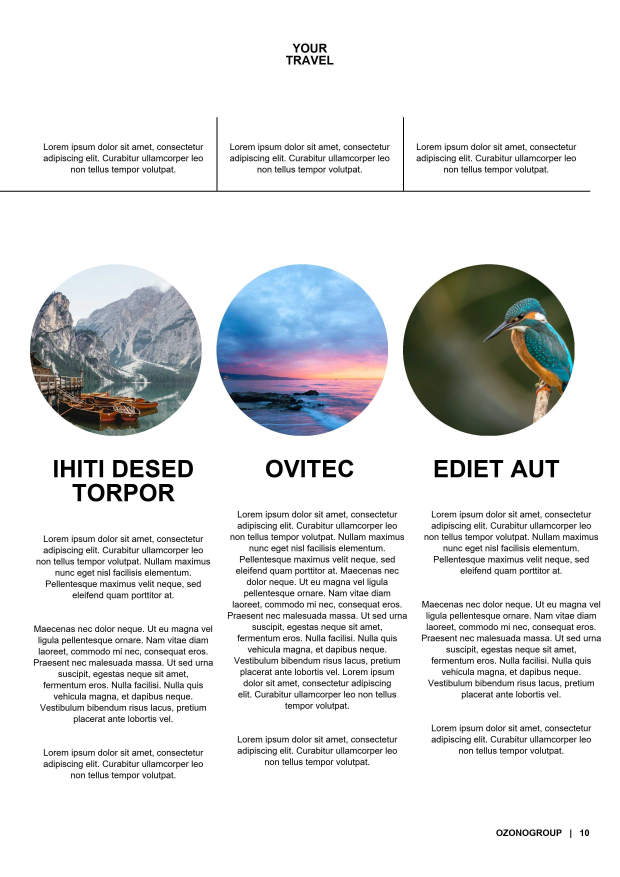
#> input picture admin/magazine-python/exports/page-10.jpg, 2480 x 3508 px, given in place of 0000.jpg, which was not available (shown at 1/4 size)
$ python main.py
#> lines starting #> are read from the running program, lines starting #| are printed output that depends on the picture; pictures that were not available may be replaced by others from this repository, and a replacement may not be noted
#> `img = Image.new("RGB", (a4_w, a4_h), "white")`: img: PIL image 2480x3508 RGB; every value is 255
from PIL import Image, ImageDraw, ImageFont, ImageOps
import textwrap
import os

TEXT_SIZE = 36
WORDS_SPACING = 42
TEXT_LINE_SPACING = 1.25
TEXT_FONT = 'times.ttf'
TEXT_FONT = 'arial.ttf'


def file_read(filepath):
    with open(filepath, 'a', encoding='utf-8') as f: pass
    with open(filepath, 'r', encoding='utf-8') as f:
        text = f.read()
    return text


def img_resize(image_path_in, image_path_out, w, h, quality=100):
#> called with image_path_in = 'page-8/0000.jpg', image_path_out = 'page-8/0000-resized.jpg', w = 1492, h = 3508, quality = 90
    img = Image.open(image_path_in)
#> img is the input picture: PIL image 2480x3508 RGB; mean R, G, B 225.9, 227.2, 228

    start_size = img.size
#> start_size = (2480, 3508)
    end_size = (w, h)

    if start_size[0] / end_size [0] < start_size[1] / end_size [1]:
        ratio = start_size[0] / end_size[0]
        new_end_size = (int(end_size[0]), int(start_size[1] / ratio))
    else:
        ratio = start_size[1] / end_size[1]
#> ratio = 1
        new_end_size = (int(start_size[0] / ratio), int(end_size[1]))
#> new_end_size = (2480, 3508)

    img = img.resize(new_end_size, Image.Resampling.LANCZOS)

    w_crop = new_end_size[0] - end_size[0]
#> w_crop = 988
    h_crop = new_end_size[1] - end_size[1]
#> h_crop = 0

    area = (
        w_crop // 2,
        h_crop // 2,
        new_end_size[0] - w_crop // 2,
        new_end_size[1] - h_crop // 2
    )
#> area = (494, 0, 1986, 3508)
    img = img.crop(area)
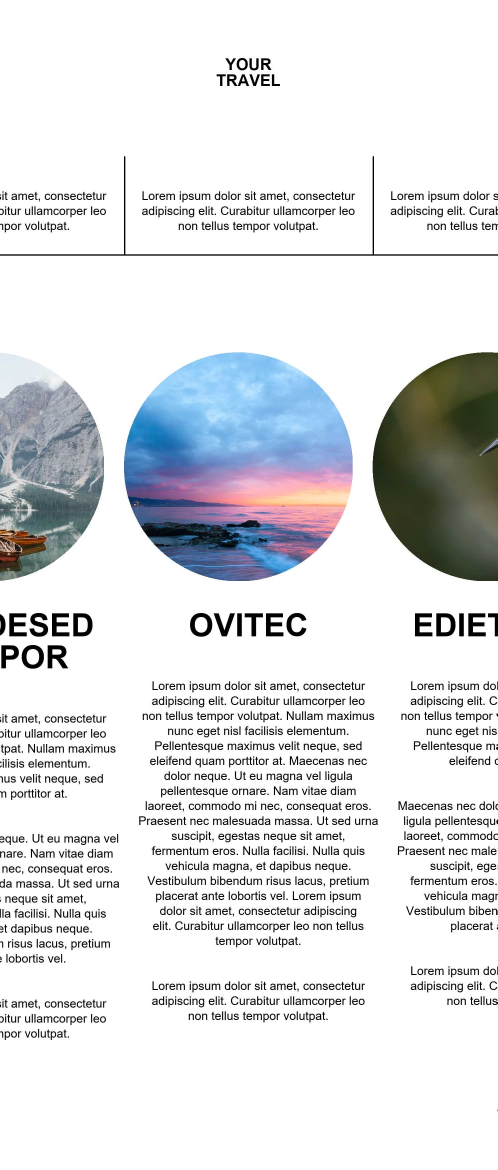
#> img: PIL image 1492x3508 RGB (shown at 1/3 size); mean R, G, B 223.4, 225.1, 227.2

    output_path = image_path_out
    img.save(output_path, quality=quality)

    return output_path


#####################################################################
# ;DEBUG
#####################################################################

# [12 lines left out: functions debug_margins, debug_columns, not called in this run]


def debug_rows():
    for i in range(row_num-1):
        draw.line((0, row_h*(i+1) + a4_my, a4_w, row_h*(i+1) + a4_my), fill='#a21caf')


# [20 lines left out: functions debug_cells, draw_text_left, not called in this run]


def draw_text_right(text, font, col, row, color):
    x, y, _, _ = get_coord(col, row, 0, 0)

    lines = text_to_lines(text, column_w)
    font = ImageFont.truetype(font, TEXT_SIZE)
    for i, line in enumerate(lines):
        line_w = font.getbbox(line)[2]
        draw.text((x + (column_w - line_w), y + TEXT_SIZE*TEXT_LINE_SPACING*i), line, font=font, fill=color)


def draw_page_number_left(page_num, color):
    text = f'{page_num}   |   OZONOGROUP'
    draw_text_left(text, "arialbd.ttf", 0, 32, color)


def draw_page_number_right(page_num, color):
    text = f'OZONOGROUP   |   {page_num}'
    draw_text_right(text, "arialbd.ttf", 2, 32, color)


#####################################################################
# ;MAIN
#####################################################################

a4_w, a4_h = 2480, 3508


img = Image.new("RGB", (a4_w, a4_h), "white")
draw = ImageDraw.Draw(img)


a4_mx = a4_w//100*5
a4_my = a4_h//100*5


column_num = 3
column_w = (a4_w - a4_mx*2)//column_num
column_gap = a4_mx*0.5

row_num = 32
row_h = (a4_h - a4_my*2)//row_num
row_gap = a4_my*0.5


def get_coord(cs, rs, ce, re):
    x = a4_mx + column_w*cs
    y = a4_my + row_h*rs
    w = column_w*(ce-cs+1)
    h = row_h*(re-rs+1)
    return x, y, w, h


def text_to_lines(text, text_width):
    font = ImageFont.truetype(TEXT_FONT, TEXT_SIZE)
    words = text.split(' ')
    lines = []
    line_curr = ''
    for word in words:
        word_w = font.getbbox(word)[2]
        line_curr_w = font.getbbox(line_curr)[2]
        if word_w + line_curr_w < text_width:
            line_curr += word + ' '
        else:
            lines.append(line_curr.strip())
            line_curr = word + ' '
    lines.append(line_curr.strip())
    return lines


# [21 lines left out: function text_to_lines_optim, not called in this run]


def draw_text_column(filename, x_start, y_start, color='#000000'):
    font = ImageFont.truetype(TEXT_FONT, TEXT_SIZE)
    text_width = column_w - column_gap

    content = file_read(filename)
    paragraph_list = content.split('\n')
    paragraphs = []
    for paragraph in paragraph_list:
        lines = textwrap.wrap(paragraph, width=WORDS_SPACING)
        # lines = text_to_lines_optim(paragraph)
        paragraphs.append(lines)

    y = y_start
    for i in range(len(paragraphs)):
        paragraph_index = i
        # IF PARAGRAPH IS NONE OR EMPTY: RENDER BLANK LINE (TO SEPARATE NEXT PARAGRAPH)
        # >> maybe fix "text_to_lines_optim" to get none list instead of empty one
        if not paragraphs[paragraph_index] or paragraphs[paragraph_index][0] == '':
            y += TEXT_SIZE*TEXT_LINE_SPACING*2
        else:
            lines_num = len(paragraphs[paragraph_index])
            if lines_num == 1:
                line = paragraphs[paragraph_index][0]
                if line.startswith('## '):
                    line = line.replace('## ', '').strip()
                    font_size_title = 48
                    font = ImageFont.truetype("arialbd.ttf", font_size_title)
                    draw.text((x_start, y), line, font=font, fill=color)
                    font = ImageFont.truetype(TEXT_FONT, TEXT_SIZE)
                    y += font_size_title - TEXT_SIZE
                else:
                    draw.text((x_start, y), line, font=font, fill=color)
            else:
                for i, line in enumerate(paragraphs[paragraph_index]):
                    if i != lines_num - 1:
                        words = line.split(" ")
                        words_length = sum(draw.textlength(w, font=font) for w in words)
                        space_length = (text_width - words_length) / (len(words) - 1)
                        x = x_start
                        for word in words:
                            draw.text((x, y), word, font=font, fill=color)
                            x += draw.textlength(word, font=font) + space_length
                        y += TEXT_SIZE*TEXT_LINE_SPACING
                    else:
                        draw.text((x_start, y), line, font=font, fill=color)


# [398 lines left out: functions gen_template_1, gen_template_2, gen_template_3, gen_template_4, gen_template_5, gen_template_6 and 2 more, not called in this run]


def gen_template_8(page_num):
    global img
    global draw

    x, y, w, h = 0, 0, column_w*2, a4_h
    img_resize(
        f'page-{page_num}/0000.jpg',
        f'page-{page_num}/0000-resized.jpg',
        w, h, 90
    )
    img_featured = Image.open(f'page-{page_num}/0000-resized.jpg')
    img.paste(img_featured, (x, y))
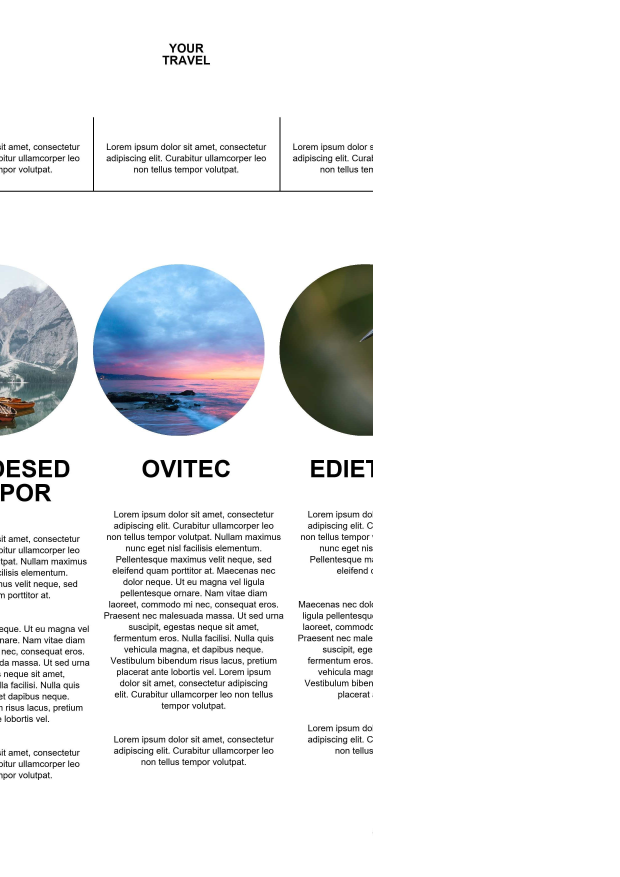
#> img: PIL image 2480x3508 RGB (shown at 1/4 size); mean R, G, B 235.9, 237, 238.2

    # TEXT 1
    text = file_read(f'page-{page_num}/text-1.md')
    draw_text_right(text, "arial.ttf", 2, 1, '#000000')

    # COL 3
    x, y, _, _ = get_coord(2, 1, 2, 30)
    draw_text_column(f'page-{page_num}/col-3.md', x, y, color='#000000')
#> after the loop in draw_text_column, `for i in range(len(paragraphs)):`: y = 363

    draw_page_number_right(page_num, '#000000')
#> the loop in text_to_lines (call 2), `for word in words:` made 7 passes
#> (word_w, line_curr_w) on passes 1 to 7: (266, 0), (0, 277), (0, 289), (12, 300), (0, 324), (0, 335), (23, 347)
#> the loop in draw_text_right (call 2), `for i, line in enumerate(lines):` made 1 pass
#> (line, line_w) on pass 1: ('OZONOGROUP   |   8', 370)

    img.save(f'exports/page-{page_num}.jpg', quality=50)


# [7 lines of commented-out code are left out]
gen_template_8(8)


# [17 lines of commented-out code are left out]
img.show()

$ run again, on admin/magazine-python/exports/page-6.jpg
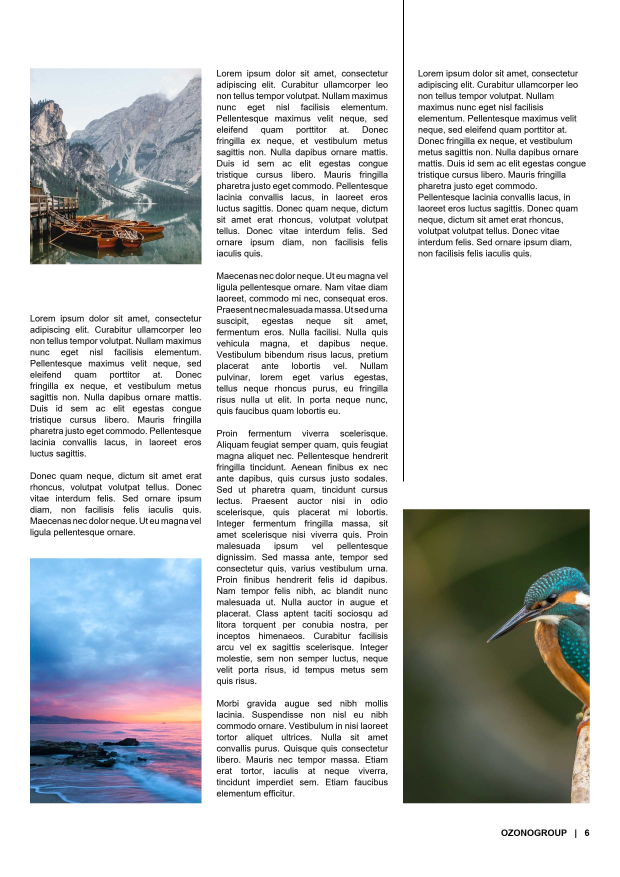
#> input picture admin/magazine-python/exports/page-6.jpg, 2480 x 3508 px, given in place of 0000.jpg, which was not available (shown at 1/4 size)
#> in img_resize, img is the input picture: PIL image 2480x3508 RGB; mean R, G, B 207, 209.4, 210.1
#> in img_resize, `img = img.crop(area)`:
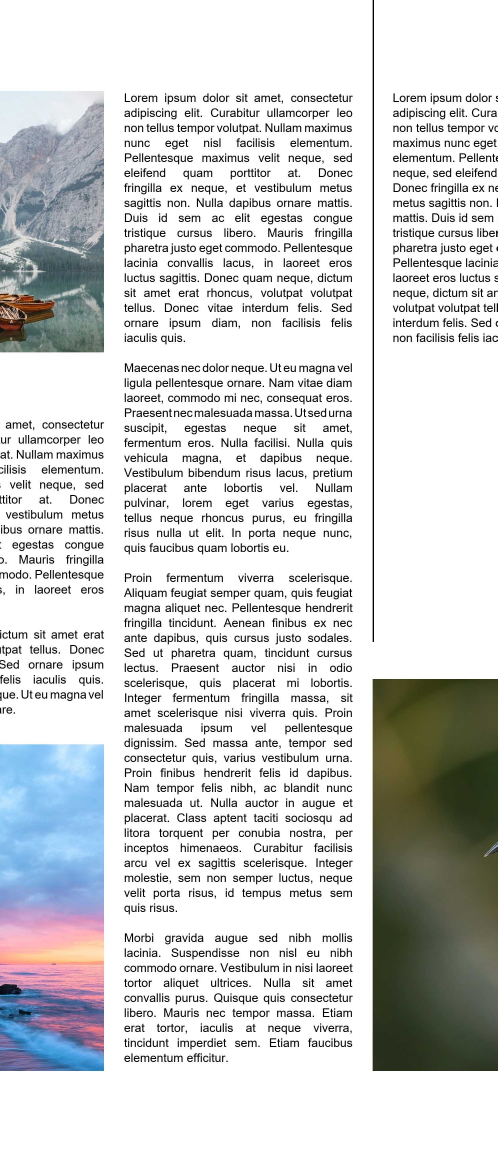
#> img: PIL image 1492x3508 RGB (shown at 1/3 size); mean R, G, B 210.6, 212.1, 212.3
#> in gen_template_8, `img.paste(img_featured, (x, y))`:
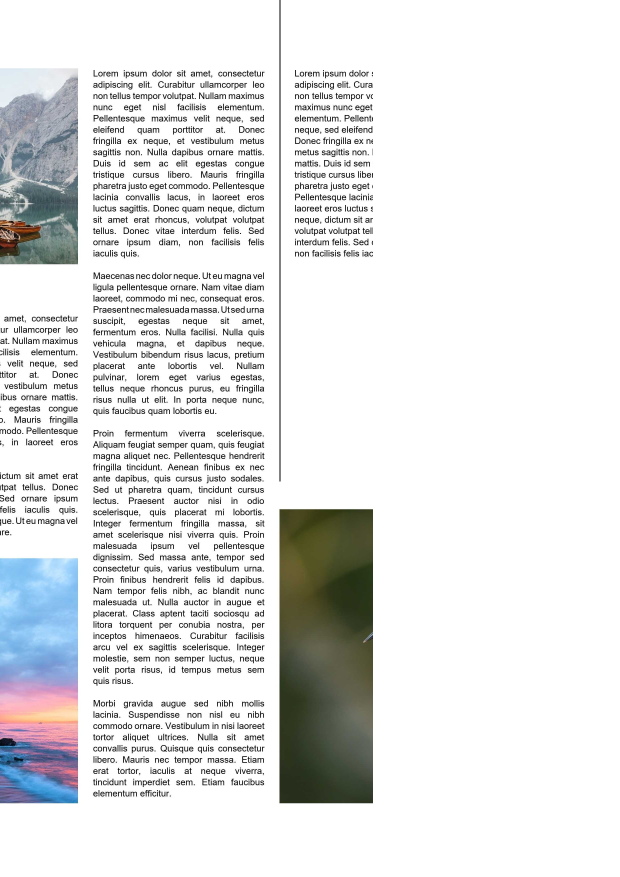
#> img: PIL image 2480x3508 RGB (shown at 1/4 size); mean R, G, B 228.2, 229.1, 229.3
#> after the loop in draw_text_column, `for i in range(len(paragraphs)):`: y = 363
#> the loop in text_to_lines (call 2), `for word in words:` made 7 passes
#> (word_w, line_curr_w) on passes 1 to 7: (266, 0), (0, 277), (0, 289), (12, 300), (0, 324), (0, 335), (23, 347)
#> the loop in draw_text_right (call 2), `for i, line in enumerate(lines):` made 1 pass
#> (line, line_w) on pass 1: ('OZONOGROUP   |   8', 370)

$ run again, on admin/magazine-python/exports/page-7.jpg
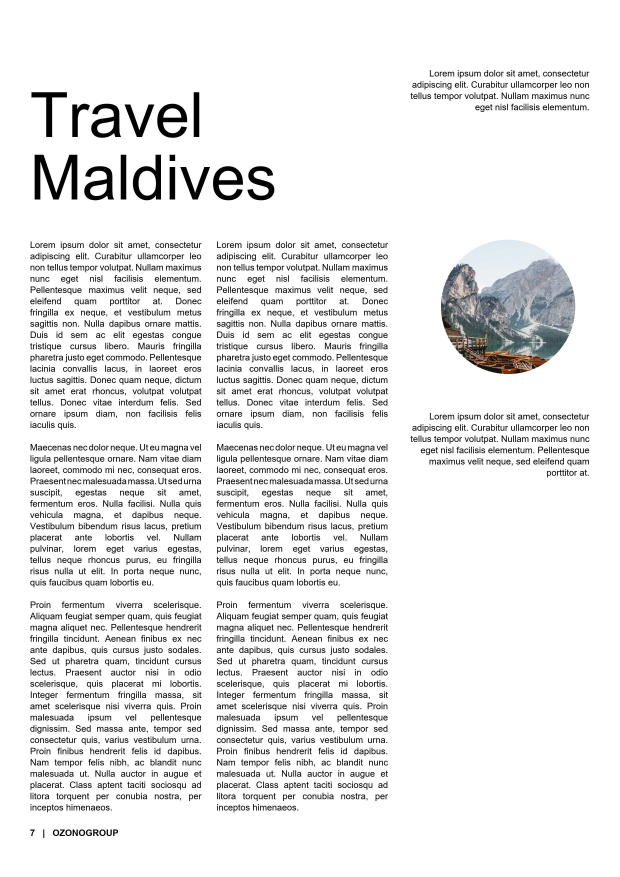
#> input picture admin/magazine-python/exports/page-7.jpg, 2480 x 3508 px, given in place of 0000.jpg, which was not available (shown at 1/4 size)
#> in img_resize, img is the input picture: PIL image 2480x3508 RGB; mean R, G, B 234.8, 234.9, 235
#> in img_resize, `img = img.crop(area)`:
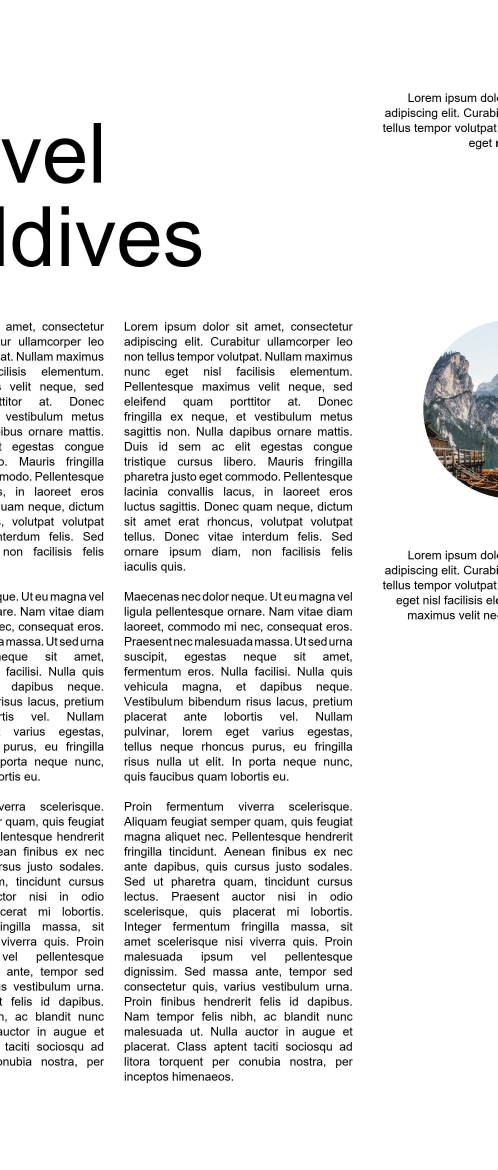
#> img: PIL image 1492x3508 RGB (shown at 1/3 size); mean R, G, B 233.9, 233.9, 233.9
#> in gen_template_8, `img.paste(img_featured, (x, y))`:
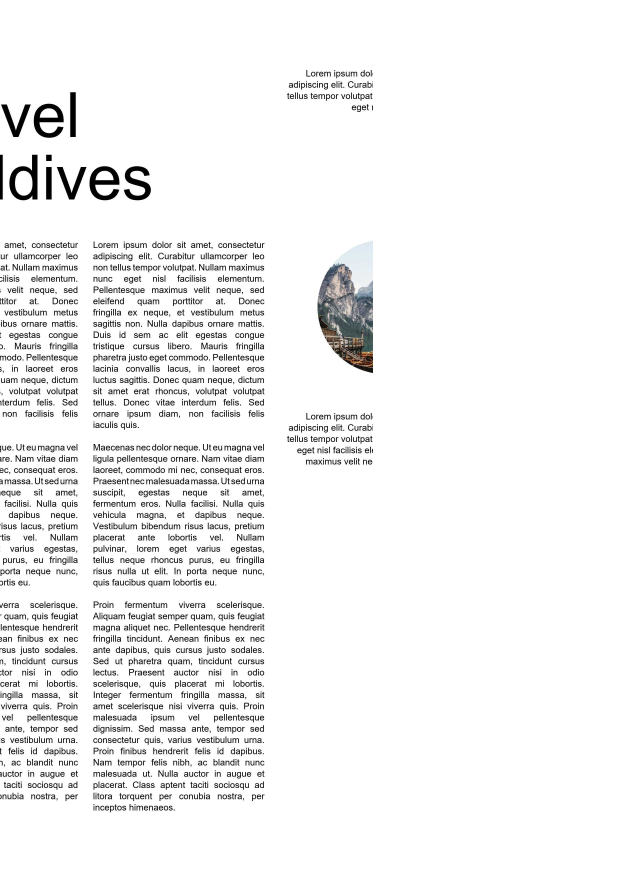
#> img: PIL image 2480x3508 RGB (shown at 1/4 size); mean R, G, B 242.3, 242.3, 242.3
#> after the loop in draw_text_column, `for i in range(len(paragraphs)):`: y = 363
#> the loop in text_to_lines (call 2), `for word in words:` made 7 passes
#> (word_w, line_curr_w) on passes 1 to 7: (266, 0), (0, 277), (0, 289), (12, 300), (0, 324), (0, 335), (23, 347)
#> the loop in draw_text_right (call 2), `for i, line in enumerate(lines):` made 1 pass
#> (line, line_w) on pass 1: ('OZONOGROUP   |   8', 370)

$ run again, on admin/magazine-python/exports/page-8.jpg
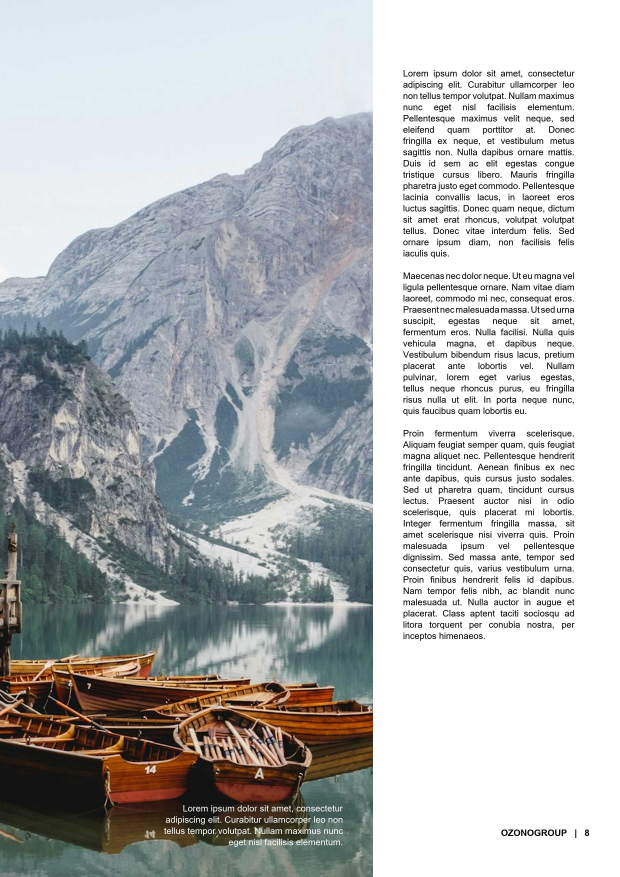
#> input picture admin/magazine-python/exports/page-8.jpg, 2480 x 3508 px, given in place of 0000.jpg, which was not available (shown at 1/4 size)
#> in img_resize, img is the input picture: PIL image 2480x3508 RGB; mean R, G, B 181.5, 183.6, 184.4
#> in img_resize, `img = img.crop(area)`:
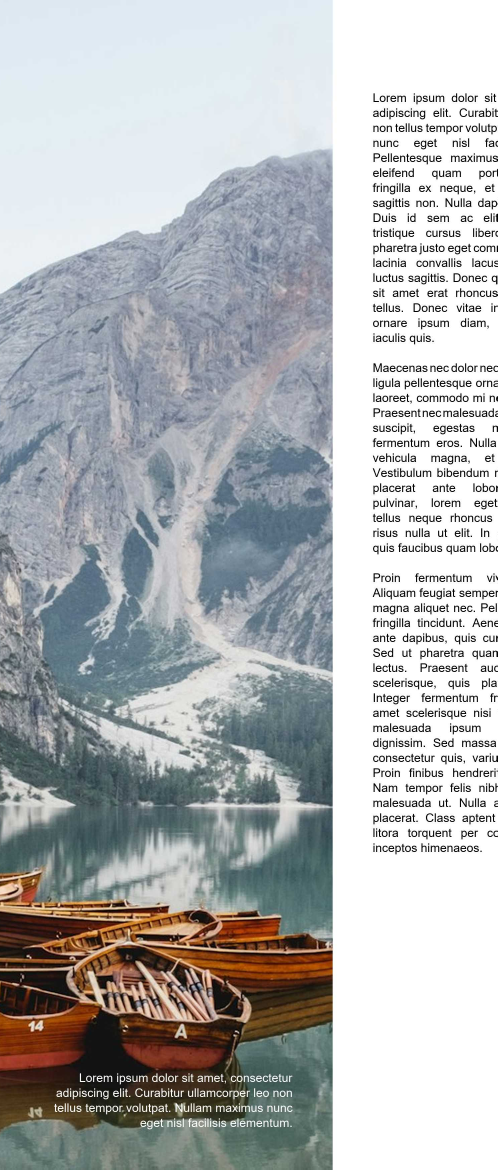
#> img: PIL image 1492x3508 RGB (shown at 1/3 size); mean R, G, B 177.1, 179.4, 180.6
#> in gen_template_8, `img.paste(img_featured, (x, y))`:
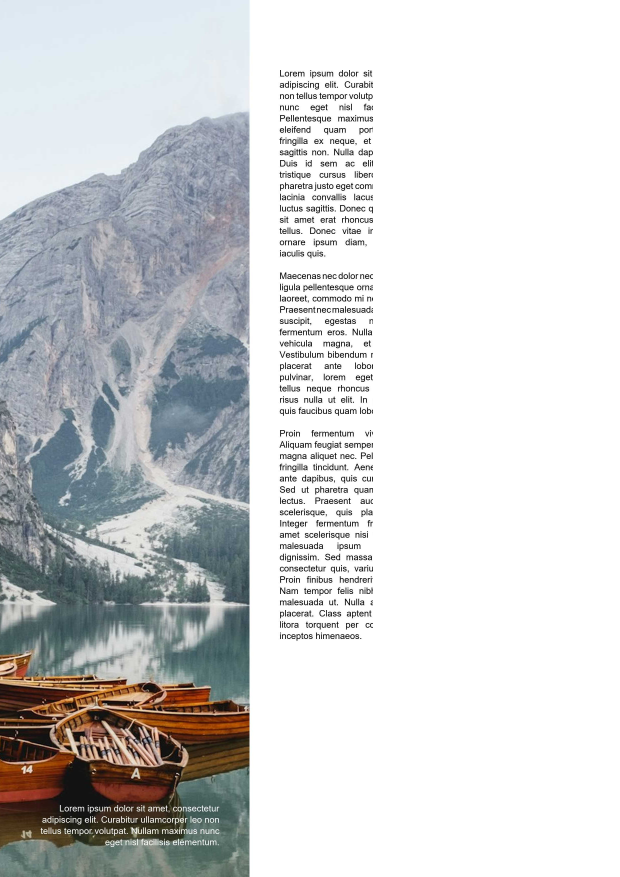
#> img: PIL image 2480x3508 RGB (shown at 1/4 size); mean R, G, B 208.1, 209.5, 210.2
#> after the loop in draw_text_column, `for i in range(len(paragraphs)):`: y = 363
#> the loop in text_to_lines (call 2), `for word in words:` made 7 passes
#> (word_w, line_curr_w) on passes 1 to 7: (266, 0), (0, 277), (0, 289), (12, 300), (0, 324), (0, 335), (23, 347)
#> the loop in draw_text_right (call 2), `for i, line in enumerate(lines):` made 1 pass
#> (line, line_w) on pass 1: ('OZONOGROUP   |   8', 370)
